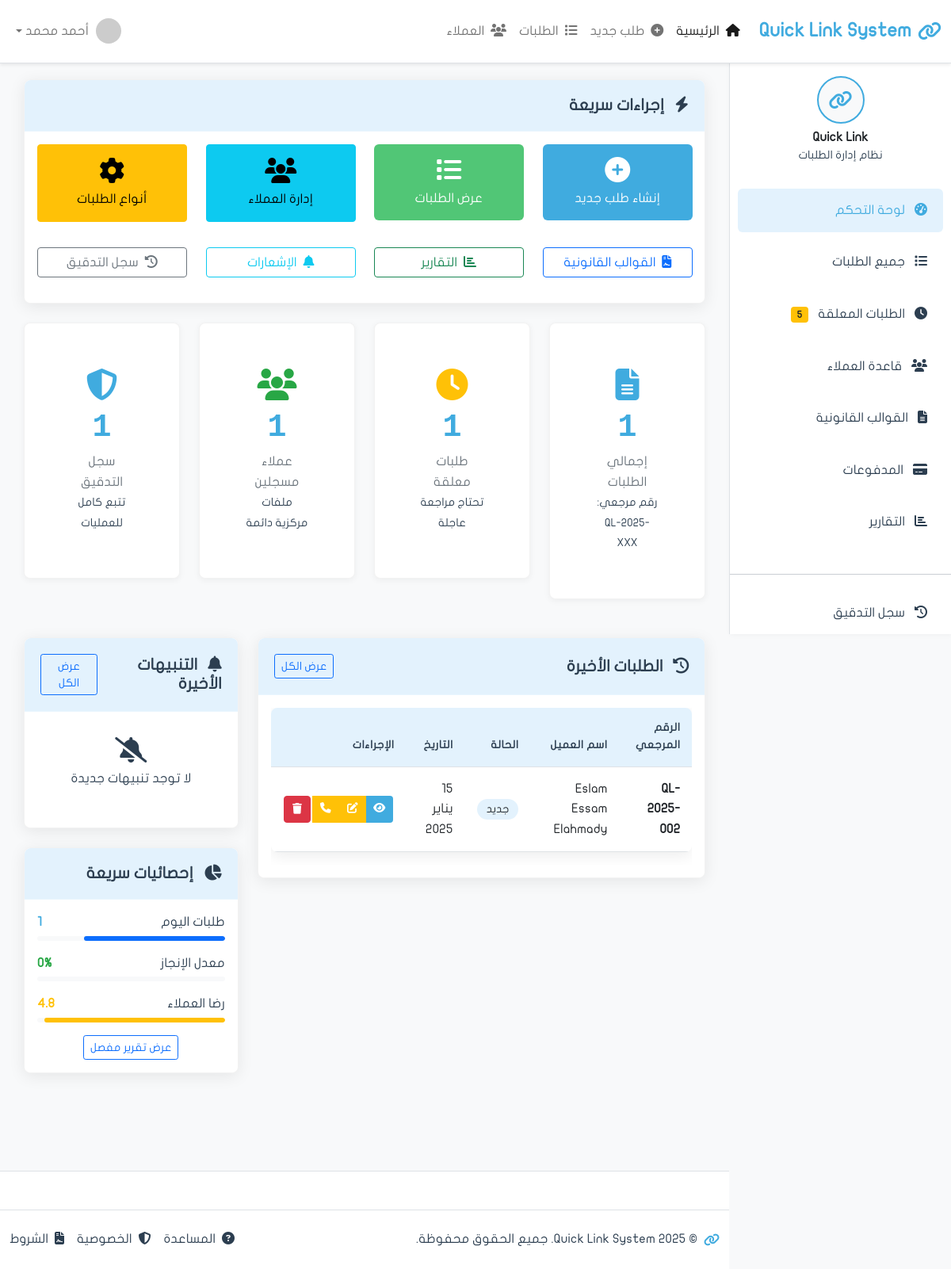
The app's page /, older data.
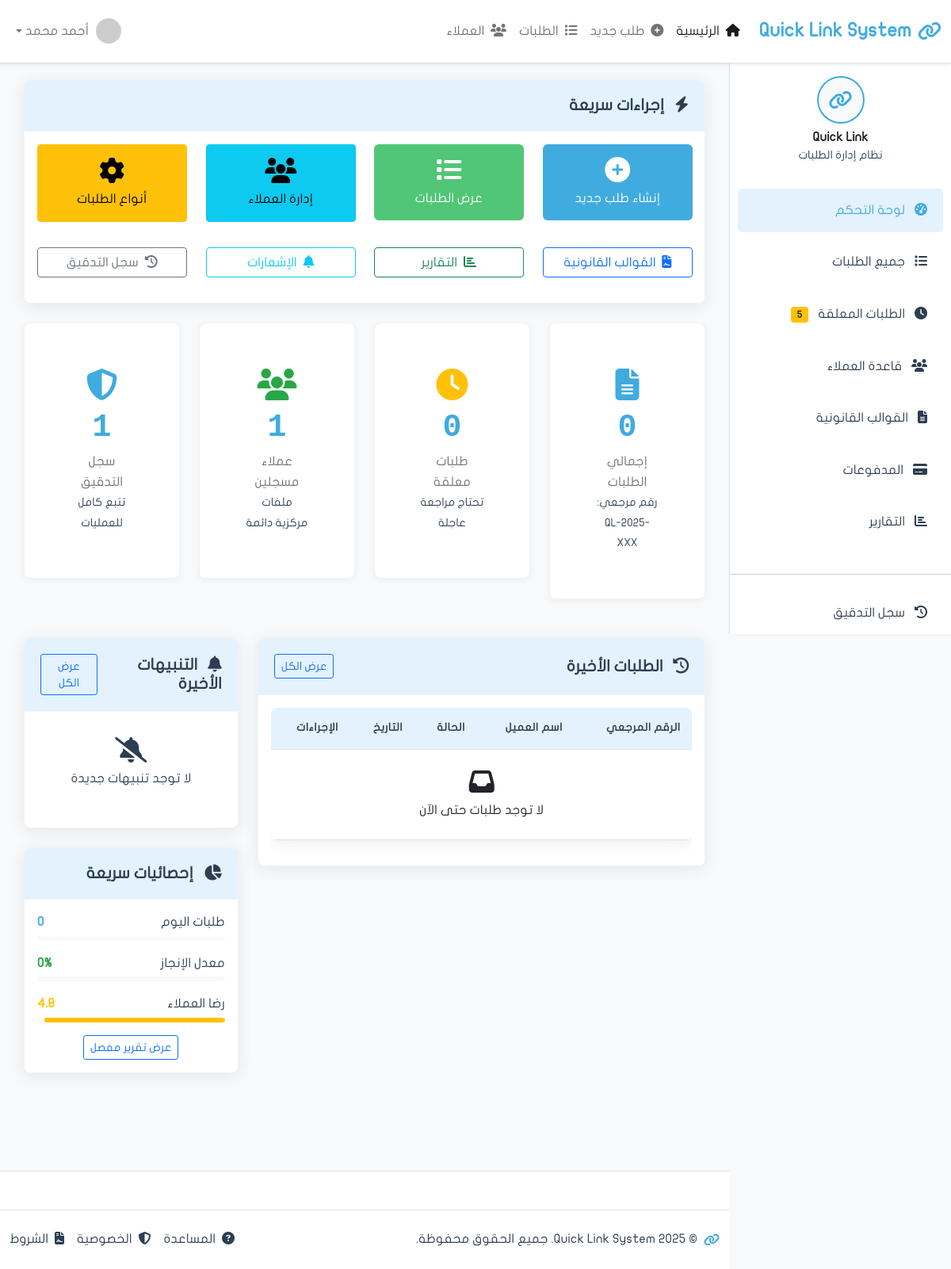
The same page, newer data.
### apps/requests/models.py (models this page shows, shortened)
class Request(models.Model):
    reference_number = models.CharField(
        'الرقم المرجعي',
        max_length=20,
        unique=True,
        editable=False
    )  # QL-2025-001
    customer = models.ForeignKey(
        'clients.Customer',
        on_delete=models.PROTECT,
        related_name='requests',
        verbose_name='العميل'
    )
    request_type = models.ForeignKey(
        'RequestType',
        on_delete=models.PROTECT,
        related_name='requests',
        verbose_name='نوع الطلب',
        null=True,  # للتوافق مع البيانات القديمة
        blank=True
    )
    request_type_legacy = models.CharField(
        'نوع الطلب (قديم)',
        max_length=100,
        blank=True,
        null=True
    )
    status = models.CharField(
        'الحالة',
        max_length=20,
        choices=RequestStatus.choices,
        default=RequestStatus.NEW
    )
    priority = models.CharField('الأولوية', max_length=20, choices=[
        ('low', 'منخفضة'),
        ('medium', 'متوسطة'),
        ('high', 'عالية'),
        ('urgent', 'عاجلة'),
    ], default='medium')
    template = models.ForeignKey(
        'Template',
        on_delete=models.PROTECT,
        related_name='requests',
        verbose_name='القالب القانوني',
        null=True,
        blank=True
    )
    needs_approval = models.BooleanField('يحتاج موافقة', default=True)
    approved_by = models.ForeignKey(
        'auth.User',
        on_delete=models.SET_NULL,
        null=True,
        blank=True,
        related_name='approved_requests',
        verbose_name='تمت الموافقة من'
    )
    approved_at = models.DateTimeField('تاريخ الموافقة', null=True, blank=True)
    rejected_by = models.ForeignKey(
        'auth.User',
        on_delete=models.SET_NULL,
        null=True,
        blank=True,
        related_name='rejected_requests',
        verbose_name='تم الرفض من'
    )
    rejected_at = models.DateTimeField('تاريخ الرفض', null=True, blank=True)
    rejection_reason = models.TextField('سبب الرفض', blank=True)
    submission_date = models.DateField('تاريخ التقديم', null=True, blank=True)
    due_date = models.DateField('تاريخ الاستحقاق', null=True, blank=True)
    completion_date = models.DateTimeField('تاريخ الإكمال', null=True, blank=True)
    total_amount = models.DecimalField('المبلغ الإجمالي', max_digits=10, decimal_places=2, default=0)
    is_paid = models.BooleanField('مدفوع', default=False)
    payment_method = models.CharField('طريقة الدفع', max_length=50, blank=True)
    description = models.TextField('الوصف', blank=True)
    notes = models.TextField('ملاحظات', blank=True)
    internal_notes = models.TextField('ملاحظات داخلية', blank=True)
    checklist_completed = models.BooleanField('Checklist مكتمل', default=False)
    identity_verified = models.BooleanField('الهوية موثقة', default=False)
    template_selected = models.BooleanField('القالب محدد', default=False)
    payment_confirmed = models.BooleanField('الدفع مؤكد', default=False)
    created_at = models.DateTimeField('تاريخ الإنشاء', auto_now_add=True)
    updated_at = models.DateTimeField('آخر تحديث', auto_now=True)
    created_by = models.ForeignKey(
        'auth.User',
        on_delete=models.SET_NULL,
        null=True,
        related_name='requests_created',
        verbose_name='تم الإنشاء بواسطة'
    )
    assigned_to = models.ForeignKey(
        'auth.User',
        on_delete=models.SET_NULL,
        null=True,
        blank=True,
        related_name='assigned_requests',
        verbose_name='مسند إلى'
    )
    is_deleted = models.BooleanField('محذوف', default=False)
    deleted_at = models.DateTimeField('تاريخ الحذف', null=True, blank=True)
    deleted_by = models.ForeignKey(
        'auth.User',
        on_delete=models.SET_NULL,
        null=True,
        blank=True,
        related_name='requests_deleted',
        verbose_name='تم الحذف بواسطة'
    )
    class Meta:
        verbose_name = 'طلب'
        verbose_name_plural = 'الطلبات'
        ordering = ['-created_at']
        permissions = [
            ('approve_request', 'يمكنه الموافقة على الطلبات'),
            ('reject_request', 'يمكنه رفض الطلبات'),
            ('can_delete_request', 'يمكنه حذف الطلبات'),
            ('view_all_requests', 'يمكنه رؤية جميع الطلبات'),
        ]
        indexes = [
            models.Index(fields=['reference_number']),
            models.Index(fields=['status']),
            models.Index(fields=['created_at']),
        ]

### apps/clients/models.py (models this page shows, shortened)
class Customer(models.Model):
    full_name = models.CharField('الاسم الرباعي', max_length=200)
    full_name_english = models.CharField('الاسم بالإنجليزية', max_length=200, blank=True)
    emirates_id = models.CharField(
        'رقم الهوية',
        max_length=18,
        unique=True,
        validators=[
            RegexValidator(
                regex=r'^784-\d{4}-\d{7}-\d{1}$',
                message='رقم الهوية يجب أن يكون بصيغة: 784-XXXX-XXXXXXX-X'
            )
        ]
    )
    date_of_birth = models.DateField('تاريخ الميلاد')
    nationality = models.CharField('الجنسية', max_length=100, default='الإمارات')
    gender = models.CharField('الجنس', max_length=10, choices=[
        ('male', 'ذكر'),
        ('female', 'أنثى'),
    ])
    phone = models.CharField('رقم الجوال', max_length=20)
    email = models.EmailField('البريد الإلكتروني', blank=True)
    address = models.TextField('العنوان', blank=True)
    occupation = models.CharField('المهنة', max_length=100, blank=True)
    company_name = models.CharField('اسم الشركة', max_length=200, blank=True)
    created_at = models.DateTimeField('تاريخ الإنشاء', auto_now_add=True)
    updated_at = models.DateTimeField('آخر تحديث', auto_now=True)
    created_by = models.ForeignKey(
        'auth.User',
        on_delete=models.SET_NULL,
        null=True,
        related_name='customers_created',
        verbose_name='تم الإنشاء بواسطة'
    )
    is_active = models.BooleanField('نشط', default=True)
    is_verified = models.BooleanField('موثق', default=False)
    notes = models.TextField('ملاحظات', blank=True)
    class Meta:
        verbose_name = 'عميل'
        verbose_name_plural = 'العملاء'
        ordering = ['-created_at']
        indexes = [
            models.Index(fields=['emirates_id']),
            models.Index(fields=['full_name']),
            models.Index(fields=['phone']),
        ]

### apps/requests/views.py (the view)
# urls.py: path('', views.dashboard, name='dashboard'),
def dashboard(request):
    from django.db.models import Count, Q
    from apps.audit.models import AuditLog
    total_requests = Request.objects.filter(is_deleted=False).count()
    pending_requests = Request.objects.filter(
        status__in=['new', 'in_review', 'pending_payment'],
        is_deleted=False
    ).count()
    total_customers = Customer.objects.filter(is_active=True).count()
    audit_logs_count = AuditLog.objects.count()
    recent_requests = Request.objects.filter(
        is_deleted=False
    ).select_related('customer', 'created_by').order_by('-created_at')[:10]
    today_requests = Request.objects.filter(
        created_at__date=date.today(),
        is_deleted=False
    ).count()
    completed_requests = Request.objects.filter(status='completed', is_deleted=False).count()
    completion_rate = round((completed_requests / total_requests * 100), 1) if total_requests > 0 else 0
    from apps.notifications.models import Notification
    recent_notifications = Notification.objects.filter(
        is_read=False
    ).order_by('-created_at')[:3]
    context = {
        'page_title': 'لوحة التحكم',
        'total_requests': total_requests,
        'pending_requests': pending_requests,
        'total_customers': total_customers,
        'audit_logs_count': audit_logs_count,
        'recent_requests': recent_requests,
        'today_requests': today_requests,
        'completion_rate': completion_rate,
        'recent_notifications': recent_notifications,
    }
    return render(request, 'requests/dashboard.html', context)

### apps/requests/templates/requests/dashboard.html (shortened to what the changed rows need)
{% extends 'base.html' %}
{% load static %}
{% block content %}
    <div class="row mb-4">
        <div class="col-xl-3 col-md-6 mb-4">
            <div class="card stats-card">
                <div class="card-body text-center">
                    <i class="fas fa-file-alt icon-large text-primary"></i>
                    <div class="stats-number">{{ total_requests|default:0 }}</div>
                    <div class="stats-label">إجمالي الطلبات</div>
                    <small class="text-muted">رقم مرجعي: QL-2025-XXX</small>
                </div>
            </div>
        </div>
        <div class="col-xl-3 col-md-6 mb-4">
            <div class="card stats-card">
                <div class="card-body text-center">
                    <i class="fas fa-clock icon-large text-warning"></i>
                    <div class="stats-number">{{ pending_requests|default:0 }}</div>
                    <div class="stats-label">طلبات معلقة</div>
                    <small class="text-muted">تحتاج مراجعة عاجلة</small>
                </div>
            </div>
        </div>
    </div>
    <div class="row">
        <div class="col-lg-8 mb-4">
            <div class="card shadow-custom">
                <div class="card-body">
                    <div class="table-responsive">
                        <table class="table table-hover">
                            <thead>
                                <tr>
                                    <th>الرقم المرجعي</th>
                                    <th>اسم العميل</th>
                                    <th>الحالة</th>
                                    <th>التاريخ</th>
                                    <th>الإجراءات</th>
                                </tr>
                            </thead>
                            <tbody>
                                {% if recent_requests %}
                                    {% for req in recent_requests %}
                                    <tr>
                                        <td><strong>{{ req.reference_number }}</strong></td>
                                        <td>{{ req.customer.full_name }}</td>
                                        <td>
                                            <span class="status-badge
                                                {% if req.status == 'new' %}status-new
                                                {% elif req.status == 'in_review' %}status-inprogress
                                                {% elif req.status == 'completed' or req.status == 'paid' %}status-completed
                                                {% else %}status-cancelled{% endif %}">
                                                {{ req.get_status_display }}
                                            </span>
                                        </td>
                                        <td>{{ req.created_at|date:"d يناير Y" }}</td>
                                        <td>
                                            <div class="btn-group" role="group">
                                                <a href="{% url 'requests:detail' req.id %}" class="btn btn-action btn-view" title="عرض التفاصيل">
                                                    <i class="fas fa-eye"></i>
                                                </a>
                                                {% if req.status == 'new' or req.status == 'in_review' %}
                                                    <a href="{% url 'requests:edit' req.id %}" class="btn btn-action btn-edit" title="تعديل">
                                                        <i class="fas fa-edit"></i>
                                                    </a>
                                                {% endif %}
                                                <a href="{% url 'chat:room' %}?customer_id={{ req.customer.id }}" class="btn btn-action btn-warning" title="اتصال عبر WhatsApp">
                                                    <i class="fas fa-phone"></i>
                                                </a>
                                                {% if req.status == 'new' or req.status == 'in_review' or req.status == 'cancelled' %}
                                                    <form method="post" action="{% url 'requests:delete' req.id %}" style="display: inline;" onsubmit="return confirm('هل أنت متأكد من حذف الطلب {{ req.reference_number }}؟\n\nهذا الإجراء لا يمكن التراجع عنه!');">
                                                        <button type="submit" class="btn btn-action btn-danger" title="حذف">
                                                            <i class="fas fa-trash"></i>
                                                        </button>
                                                    </form>
                                                {% endif %}
                                            </div>
                                        </td>
                                    </tr>
                                    {% endfor %}
                                {% else %}
                                    <tr>
                                        <td colspan="5" class="text-center text-muted py-4">
                                            <i class="fas fa-inbox fa-2x mb-2 d-block"></i>
                                            لا توجد طلبات حتى الآن
                                        </td>
                                    </tr>
                                {% endif %}
                            </tbody>
                        </table>
                    </div>
                </div>
            </div>
        </div>
        <div class="col-lg-4 mb-4">
            <div class="card shadow-custom">
                <div class="card-body">
                    <div class="mb-3">
                        <div class="d-flex justify-content-between">
                            <span>طلبات اليوم</span>
                            <strong class="text-primary">{{ today_requests|default:0 }}</strong>
                        </div>
                        <div class="progress mt-1" style="height: 6px;">
                            <div class="progress-bar bg-primary" style="width: {% if today_requests > 0 %}75{% else %}0{% endif %}%"></div>
                        </div>
                    </div>
                </div>
            </div>
        </div>
    </div>
{% endblock content %}

Row changes from the older to the newer data that the page shows:
removed Request: reference_number "QL-2025-002", customer.full_name "Eslam Essam Elahmady", status "جديد", created_at "15 يناير 2025"
Text that changed along with them:
{{ total_requests|default:0 }}: "1" → "0"
{{ pending_requests|default:0 }}: "1" → "0"
{{ today_requests|default:0 }}: "1" → "0"
text now shown: "لا توجد طلبات حتى الآن"
